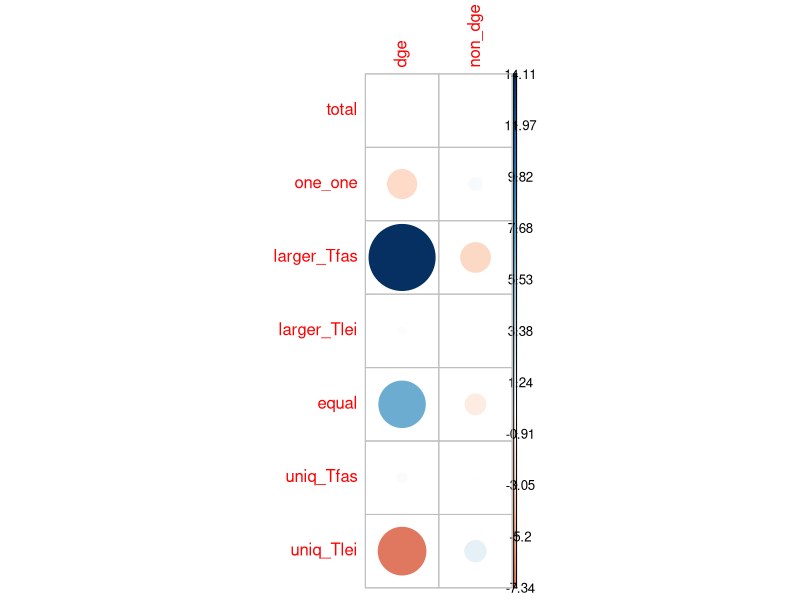

Generate this figure with R:
setwd('/home/clara/Documents/GitHub/Tillandsia-compgenomics/7. Rna-seq experiment 6 timepoints/Co-expression_networks_MaSigPro/duplication_stats/')
counts <- read.table("duplication_stats.per-orthogroup_EXONIC_absolute.txt", sep = ' ', header = T, row.names = 1)
counts <- as.data.frame(t(counts))
contingency <- as.data.frame(counts$all, row.names = rownames(counts))
contingency$non_dge <- counts$whole_genome - counts$all
colnames(contingency) <- c("dge", "non_dge")
chisq <- chisq.test(contingency)

library(corrplot)
corrplot(chisq$residuals, is.cor = FALSE)
contrib <- 100*chisq$residuals^2/chisq$statistic
round(contrib, 3)
